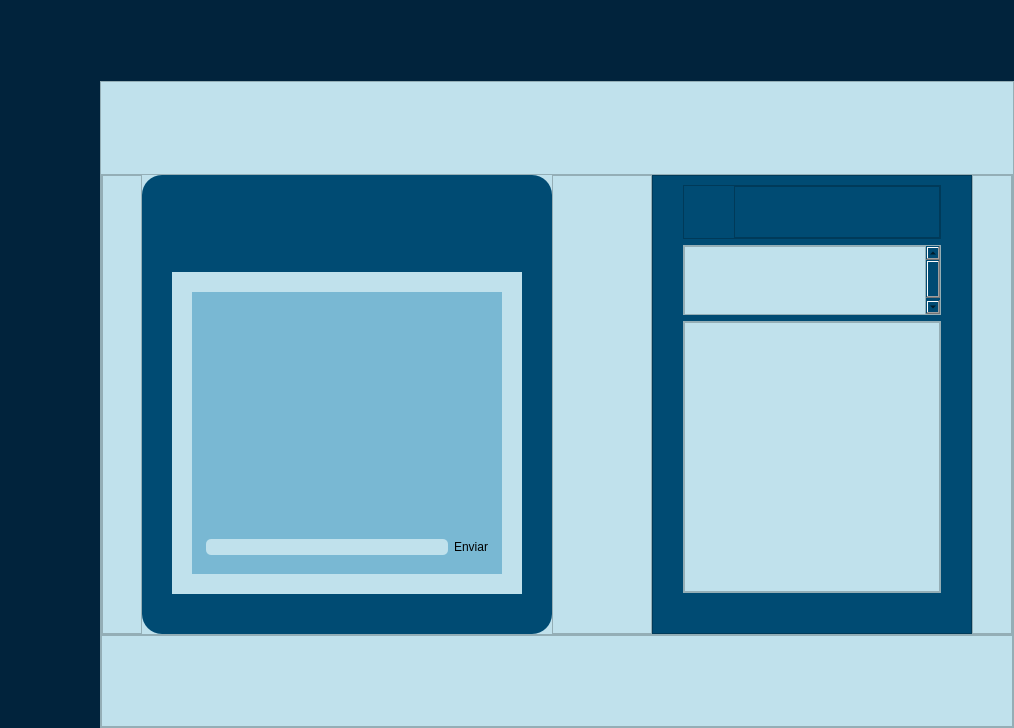
<?xml version="1.0" encoding="UTF-8"?>
<ui version="4.0">
 <class>MainWindow</class>
 <widget class="QMainWindow" name="MainWindow">
  <property name="geometry">
   <rect>
    <x>0</x>
    <y>0</y>
    <width>1014</width>
    <height>728</height>
   </rect>
  </property>
  <property name="windowTitle">
   <string>MainWindow</string>
  </property>
  <widget class="QWidget" name="centralwidget">
   <layout class="QVBoxLayout" name="verticalLayout">
    <property name="spacing">
     <number>0</number>
    </property>
    <property name="leftMargin">
     <number>0</number>
    </property>
    <property name="topMargin">
     <number>0</number>
    </property>
    <property name="rightMargin">
     <number>0</number>
    </property>
    <property name="bottomMargin">
     <number>0</number>
    </property>
    <item>
     <widget class="QFrame" name="frame">
      <property name="styleSheet">
       <string notr="true">background-color: rgb(192, 225, 236);</string>
      </property>
      <property name="frameShape">
       <enum>QFrame::NoFrame</enum>
      </property>
      <property name="frameShadow">
       <enum>QFrame::Plain</enum>
      </property>
      <property name="lineWidth">
       <number>0</number>
      </property>
      <layout class="QHBoxLayout" name="horizontalLayout" stretch="1,10">
       <property name="spacing">
        <number>0</number>
       </property>
       <property name="leftMargin">
        <number>0</number>
       </property>
       <property name="topMargin">
        <number>0</number>
       </property>
       <property name="rightMargin">
        <number>0</number>
       </property>
       <property name="bottomMargin">
        <number>0</number>
       </property>
       <item>
        <widget class="QFrame" name="frame_5">
         <property name="sizePolicy">
          <sizepolicy hsizetype="Preferred" vsizetype="Preferred">
           <horstretch>0</horstretch>
           <verstretch>0</verstretch>
          </sizepolicy>
         </property>
         <property name="layoutDirection">
          <enum>Qt::LeftToRight</enum>
         </property>
         <property name="styleSheet">
          <string notr="true">background-color: rgb(1, 35, 60);</string>
         </property>
         <property name="frameShape">
          <enum>QFrame::NoFrame</enum>
         </property>
         <property name="frameShadow">
          <enum>QFrame::Plain</enum>
         </property>
         <property name="lineWidth">
          <number>0</number>
         </property>
         <layout class="QVBoxLayout" name="verticalLayout_3">
          <property name="spacing">
           <number>0</number>
          </property>
          <property name="sizeConstraint">
           <enum>QLayout::SetDefaultConstraint</enum>
          </property>
          <property name="leftMargin">
           <number>0</number>
          </property>
          <property name="topMargin">
           <number>0</number>
          </property>
          <property name="rightMargin">
           <number>0</number>
          </property>
          <property name="bottomMargin">
           <number>0</number>
          </property>
          <item>
           <widget class="QPushButton" name="botonMenu">
            <property name="sizePolicy">
             <sizepolicy hsizetype="Minimum" vsizetype="Minimum">
              <horstretch>0</horstretch>
              <verstretch>0</verstretch>
             </sizepolicy>
            </property>
            <property name="minimumSize">
             <size>
              <width>100</width>
              <height>100</height>
             </size>
            </property>
            <property name="maximumSize">
             <size>
              <width>16777215</width>
              <height>16777215</height>
             </size>
            </property>
            <property name="styleSheet">
             <string notr="true">QPushButton{
	background-color: transparent;
	border-radius: 0px;
}

QPushButton:hover{
	background-color: rgb(0, 82, 127);
	border-radius: 0px;
}

QPushButton::pressed{
	background-color: rgb(62, 201, 255);
	border-radius: 0px;
}</string>
            </property>
            <property name="text">
             <string/>
            </property>
            <property name="icon">
             <iconset resource="../QRC/imagenesInicioSesion.qrc">
              <normaloff>:/newPrefix/Icons/Exterior.png</normaloff>:/newPrefix/Icons/Exterior.png</iconset>
            </property>
            <property name="iconSize">
             <size>
              <width>100</width>
              <height>100</height>
             </size>
            </property>
            <property name="flat">
             <bool>false</bool>
            </property>
           </widget>
          </item>
          <item>
           <widget class="QPushButton" name="botonGrupos">
            <property name="sizePolicy">
             <sizepolicy hsizetype="Minimum" vsizetype="Minimum">
              <horstretch>0</horstretch>
              <verstretch>0</verstretch>
             </sizepolicy>
            </property>
            <property name="minimumSize">
             <size>
              <width>100</width>
              <height>100</height>
             </size>
            </property>
            <property name="maximumSize">
             <size>
              <width>16777215</width>
              <height>16777215</height>
             </size>
            </property>
            <property name="styleSheet">
             <string notr="true">QPushButton{
	background-color: transparent;
	border-radius: 0px;
}

QPushButton:hover{
	background-color: rgb(0, 82, 127);
	border-radius: 0px;
}

QPushButton::pressed{
	background-color: rgb(62, 201, 255);
	border-radius: 0px;
}</string>
            </property>
            <property name="text">
             <string/>
            </property>
            <property name="icon">
             <iconset resource="../QRC/imagenesInicioSesion.qrc">
              <normaloff>:/newPrefix/Icons/User_Groups_Icon.png</normaloff>:/newPrefix/Icons/User_Groups_Icon.png</iconset>
            </property>
            <property name="iconSize">
             <size>
              <width>100</width>
              <height>100</height>
             </size>
            </property>
            <property name="flat">
             <bool>false</bool>
            </property>
           </widget>
          </item>
          <item>
           <widget class="QPushButton" name="botonChat">
            <property name="sizePolicy">
             <sizepolicy hsizetype="Minimum" vsizetype="Minimum">
              <horstretch>0</horstretch>
              <verstretch>0</verstretch>
             </sizepolicy>
            </property>
            <property name="minimumSize">
             <size>
              <width>100</width>
              <height>100</height>
             </size>
            </property>
            <property name="layoutDirection">
             <enum>Qt::LeftToRight</enum>
            </property>
            <property name="styleSheet">
             <string notr="true">QPushButton{
	background-color: transparent;
	border-radius: 0px;
}

QPushButton:hover{
	background-color: rgb(0, 82, 127);
	border-radius: 0px;
}

QPushButton::pressed{
	background-color: rgb(62, 201, 255);
	border-radius: 0px;
}</string>
            </property>
            <property name="text">
             <string/>
            </property>
            <property name="icon">
             <iconset resource="../QRC/imagenesInicioSesion.qrc">
              <normaloff>:/newPrefix/Icons/Chat_Room_Icon.png</normaloff>:/newPrefix/Icons/Chat_Room_Icon.png</iconset>
            </property>
            <property name="iconSize">
             <size>
              <width>100</width>
              <height>100</height>
             </size>
            </property>
            <property name="checkable">
             <bool>false</bool>
            </property>
            <property name="flat">
             <bool>false</bool>
            </property>
           </widget>
          </item>
          <item>
           <widget class="QPushButton" name="botonCalendario">
            <property name="sizePolicy">
             <sizepolicy hsizetype="Minimum" vsizetype="Minimum">
              <horstretch>0</horstretch>
              <verstretch>0</verstretch>
             </sizepolicy>
            </property>
            <property name="minimumSize">
             <size>
              <width>100</width>
              <height>100</height>
             </size>
            </property>
            <property name="autoFillBackground">
             <bool>false</bool>
            </property>
            <property name="styleSheet">
             <string notr="true">QPushButton{
	background-color: transparent;
	border-radius: 0px;
}

QPushButton:hover{
	background-color: rgb(0, 82, 127);
	border-radius: 0px;
}

QPushButton::pressed{
	background-color: rgb(62, 201, 255);
	border-radius: 0px;
}

</string>
            </property>
            <property name="text">
             <string/>
            </property>
            <property name="icon">
             <iconset resource="../QRC/imagenesInicioSesion.qrc">
              <normaloff>:/newPrefix/Icons/Events_Icon.png</normaloff>:/newPrefix/Icons/Events_Icon.png</iconset>
            </property>
            <property name="iconSize">
             <size>
              <width>100</width>
              <height>100</height>
             </size>
            </property>
            <property name="checkable">
             <bool>false</bool>
            </property>
            <property name="autoExclusive">
             <bool>false</bool>
            </property>
            <property name="autoDefault">
             <bool>false</bool>
            </property>
            <property name="default">
             <bool>false</bool>
            </property>
            <property name="flat">
             <bool>false</bool>
            </property>
           </widget>
          </item>
          <item>
           <widget class="QPushButton" name="configBoton">
            <property name="sizePolicy">
             <sizepolicy hsizetype="Minimum" vsizetype="Minimum">
              <horstretch>0</horstretch>
              <verstretch>0</verstretch>
             </sizepolicy>
            </property>
            <property name="minimumSize">
             <size>
              <width>100</width>
              <height>100</height>
             </size>
            </property>
            <property name="maximumSize">
             <size>
              <width>16777215</width>
              <height>16777215</height>
             </size>
            </property>
            <property name="styleSheet">
             <string notr="true">QPushButton{
	background-color: transparent;
	border-radius: 0px;
}

QPushButton:hover{
	background-color: rgb(0, 82, 127);
	border-radius: 0px;
}

QPushButton::pressed{
	background-color: rgb(62, 201, 255);
	border-radius: 0px;
}</string>
            </property>
            <property name="text">
             <string/>
            </property>
            <property name="icon">
             <iconset resource="../QRC/imagenesInicioSesion.qrc">
              <normaloff>:/newPrefix/Icons/Adjust_Icon.png</normaloff>:/newPrefix/Icons/Adjust_Icon.png</iconset>
            </property>
            <property name="iconSize">
             <size>
              <width>100</width>
              <height>100</height>
             </size>
            </property>
            <property name="flat">
             <bool>false</bool>
            </property>
           </widget>
          </item>
         </layout>
        </widget>
       </item>
       <item>
        <widget class="QFrame" name="frame_2">
         <property name="frameShape">
          <enum>QFrame::NoFrame</enum>
         </property>
         <property name="frameShadow">
          <enum>QFrame::Plain</enum>
         </property>
         <property name="lineWidth">
          <number>0</number>
         </property>
         <layout class="QVBoxLayout" name="verticalLayout_2" stretch="1,8">
          <property name="spacing">
           <number>0</number>
          </property>
          <property name="leftMargin">
           <number>0</number>
          </property>
          <property name="topMargin">
           <number>0</number>
          </property>
          <property name="rightMargin">
           <number>0</number>
          </property>
          <property name="bottomMargin">
           <number>0</number>
          </property>
          <item>
           <widget class="QFrame" name="frame_3">
            <property name="sizePolicy">
             <sizepolicy hsizetype="Preferred" vsizetype="Preferred">
              <horstretch>0</horstretch>
              <verstretch>0</verstretch>
             </sizepolicy>
            </property>
            <property name="minimumSize">
             <size>
              <width>0</width>
              <height>0</height>
             </size>
            </property>
            <property name="autoFillBackground">
             <bool>false</bool>
            </property>
            <property name="styleSheet">
             <string notr="true">background-color: rgb(1, 35, 60);
border-color: transparent;</string>
            </property>
            <property name="frameShape">
             <enum>QFrame::NoFrame</enum>
            </property>
            <property name="frameShadow">
             <enum>QFrame::Plain</enum>
            </property>
            <property name="lineWidth">
             <number>0</number>
            </property>
           </widget>
          </item>
          <item>
           <widget class="QFrame" name="frame_4">
            <property name="styleSheet">
             <string notr="true"/>
            </property>
            <property name="frameShape">
             <enum>QFrame::StyledPanel</enum>
            </property>
            <property name="frameShadow">
             <enum>QFrame::Raised</enum>
            </property>
            <layout class="QVBoxLayout" name="verticalLayout_4" stretch="1,5,1">
             <property name="spacing">
              <number>0</number>
             </property>
             <property name="leftMargin">
              <number>0</number>
             </property>
             <property name="topMargin">
              <number>0</number>
             </property>
             <property name="rightMargin">
              <number>0</number>
             </property>
             <property name="bottomMargin">
              <number>0</number>
             </property>
             <item>
              <widget class="QFrame" name="frame_6">
               <property name="styleSheet">
                <string notr="true"/>
               </property>
               <property name="frameShape">
                <enum>QFrame::NoFrame</enum>
               </property>
               <property name="frameShadow">
                <enum>QFrame::Plain</enum>
               </property>
               <property name="lineWidth">
                <number>0</number>
               </property>
              </widget>
             </item>
             <item>
              <widget class="QFrame" name="frame_7">
               <property name="styleSheet">
                <string notr="true"/>
               </property>
               <property name="frameShape">
                <enum>QFrame::StyledPanel</enum>
               </property>
               <property name="frameShadow">
                <enum>QFrame::Raised</enum>
               </property>
               <layout class="QHBoxLayout" name="horizontalLayout_2" stretch="1,1,1,0,0">
                <property name="spacing">
                 <number>0</number>
                </property>
                <property name="leftMargin">
                 <number>0</number>
                </property>
                <property name="topMargin">
                 <number>0</number>
                </property>
                <property name="rightMargin">
                 <number>0</number>
                </property>
                <property name="bottomMargin">
                 <number>0</number>
                </property>
                <item>
                 <widget class="QFrame" name="frame_9">
                  <property name="sizePolicy">
                   <sizepolicy hsizetype="Fixed" vsizetype="Preferred">
                    <horstretch>0</horstretch>
                    <verstretch>0</verstretch>
                   </sizepolicy>
                  </property>
                  <property name="minimumSize">
                   <size>
                    <width>40</width>
                    <height>0</height>
                   </size>
                  </property>
                  <property name="styleSheet">
                   <string notr="true"/>
                  </property>
                  <property name="frameShape">
                   <enum>QFrame::StyledPanel</enum>
                  </property>
                  <property name="frameShadow">
                   <enum>QFrame::Raised</enum>
                  </property>
                 </widget>
                </item>
                <item>
                 <widget class="QFrame" name="frame_chat">
                  <property name="styleSheet">
                   <string notr="true">background-color: rgb(0, 75, 115);

border-radius: 20px
</string>
                  </property>
                  <property name="frameShape">
                   <enum>QFrame::StyledPanel</enum>
                  </property>
                  <property name="frameShadow">
                   <enum>QFrame::Raised</enum>
                  </property>
                  <layout class="QVBoxLayout" name="verticalLayout_5" stretch="2,8">
                   <property name="leftMargin">
                    <number>30</number>
                   </property>
                   <property name="topMargin">
                    <number>10</number>
                   </property>
                   <property name="rightMargin">
                    <number>30</number>
                   </property>
                   <property name="bottomMargin">
                    <number>40</number>
                   </property>
                   <item>
                    <widget class="QFrame" name="frame_10">
                     <property name="styleSheet">
                      <string notr="true"/>
                     </property>
                     <property name="frameShape">
                      <enum>QFrame::StyledPanel</enum>
                     </property>
                     <property name="frameShadow">
                      <enum>QFrame::Raised</enum>
                     </property>
                     <layout class="QHBoxLayout" name="horizontalLayout_3" stretch="1,3">
                      <property name="spacing">
                       <number>0</number>
                      </property>
                      <property name="leftMargin">
                       <number>0</number>
                      </property>
                      <property name="topMargin">
                       <number>0</number>
                      </property>
                      <property name="rightMargin">
                       <number>0</number>
                      </property>
                      <property name="bottomMargin">
                       <number>0</number>
                      </property>
                      <item>
                       <widget class="QPushButton" name="pushButton_6">
                        <property name="minimumSize">
                         <size>
                          <width>80</width>
                          <height>80</height>
                         </size>
                        </property>
                        <property name="text">
                         <string/>
                        </property>
                        <property name="icon">
                         <iconset resource="../QRC/imagenesInicioSesion.qrc">
                          <normaloff>:/newPrefix/Icons/Chat_Room_Icon.png</normaloff>:/newPrefix/Icons/Chat_Room_Icon.png</iconset>
                        </property>
                        <property name="iconSize">
                         <size>
                          <width>80</width>
                          <height>80</height>
                         </size>
                        </property>
                        <property name="flat">
                         <bool>true</bool>
                        </property>
                       </widget>
                      </item>
                      <item>
                       <widget class="QFrame" name="frame_15">
                        <property name="styleSheet">
                         <string notr="true"/>
                        </property>
                        <property name="frameShape">
                         <enum>QFrame::StyledPanel</enum>
                        </property>
                        <property name="frameShadow">
                         <enum>QFrame::Raised</enum>
                        </property>
                       </widget>
                      </item>
                     </layout>
                    </widget>
                   </item>
                   <item>
                    <widget class="QFrame" name="frame_14">
                     <property name="styleSheet">
                      <string notr="true">background-color: rgb(192, 225, 236);

border-radius: 0px</string>
                     </property>
                     <property name="frameShape">
                      <enum>QFrame::StyledPanel</enum>
                     </property>
                     <property name="frameShadow">
                      <enum>QFrame::Raised</enum>
                     </property>
                     <layout class="QVBoxLayout" name="verticalLayout_6">
                      <property name="leftMargin">
                       <number>20</number>
                      </property>
                      <property name="topMargin">
                       <number>20</number>
                      </property>
                      <property name="rightMargin">
                       <number>20</number>
                      </property>
                      <property name="bottomMargin">
                       <number>20</number>
                      </property>
                      <item>
                       <widget class="QScrollArea" name="scrollArea">
                        <property name="widgetResizable">
                         <bool>true</bool>
                        </property>
                        <widget class="QWidget" name="widget_2">
                         <property name="geometry">
                          <rect>
                           <x>0</x>
                           <y>0</y>
                           <width>310</width>
                           <height>282</height>
                          </rect>
                         </property>
                         <property name="styleSheet">
                          <string notr="true">background-color: rgb(121, 184, 211);</string>
                         </property>
                         <layout class="QVBoxLayout" name="verticalLayout_10" stretch="0">
                          <property name="spacing">
                           <number>5</number>
                          </property>
                          <property name="leftMargin">
                           <number>5</number>
                          </property>
                          <property name="topMargin">
                           <number>5</number>
                          </property>
                          <property name="rightMargin">
                           <number>5</number>
                          </property>
                          <property name="bottomMargin">
                           <number>10</number>
                          </property>
                          <item>
                           <widget class="QGroupBox" name="groupBox">
                            <property name="title">
                             <string/>
                            </property>
                            <layout class="QVBoxLayout" name="verticalLayout_11">
                             <property name="spacing">
                              <number>0</number>
                             </property>
                             <property name="leftMargin">
                              <number>0</number>
                             </property>
                             <property name="topMargin">
                              <number>0</number>
                             </property>
                             <property name="rightMargin">
                              <number>0</number>
                             </property>
                             <property name="bottomMargin">
                              <number>0</number>
                             </property>
                             <item>
                              <widget class="QGroupBox" name="groupBox_3">
                               <property name="title">
                                <string/>
                               </property>
                               <layout class="QVBoxLayout" name="verticalLayout_13">
                                <property name="spacing">
                                 <number>0</number>
                                </property>
                                <property name="leftMargin">
                                 <number>0</number>
                                </property>
                                <property name="topMargin">
                                 <number>0</number>
                                </property>
                                <property name="rightMargin">
                                 <number>0</number>
                                </property>
                                <property name="bottomMargin">
                                 <number>0</number>
                                </property>
                                <item>
                                 <layout class="QVBoxLayout" name="verticalLayout_12" stretch="1">
                                  <property name="spacing">
                                   <number>0</number>
                                  </property>
                                  <property name="topMargin">
                                   <number>0</number>
                                  </property>
                                  <item>
                                   <widget class="QWidget" name="widget" native="true">
                                    <layout class="QVBoxLayout" name="verticalLayout_14">
                                     <property name="spacing">
                                      <number>0</number>
                                     </property>
                                     <property name="leftMargin">
                                      <number>0</number>
                                     </property>
                                     <property name="topMargin">
                                      <number>0</number>
                                     </property>
                                     <property name="rightMargin">
                                      <number>0</number>
                                     </property>
                                     <property name="bottomMargin">
                                      <number>0</number>
                                     </property>
                                     <item>
                                      <widget class="QListWidget" name="chat_listWidget">
                                       <property name="sizeAdjustPolicy">
                                        <enum>QAbstractScrollArea::AdjustIgnored</enum>
                                       </property>
                                       <property name="isWrapping" stdset="0">
                                        <bool>false</bool>
                                       </property>
                                       <property name="resizeMode">
                                        <enum>QListView::Adjust</enum>
                                       </property>
                                       <property name="uniformItemSizes">
                                        <bool>false</bool>
                                       </property>
                                       <property name="wordWrap">
                                        <bool>true</bool>
                                       </property>
                                      </widget>
                                     </item>
                                    </layout>
                                   </widget>
                                  </item>
                                 </layout>
                                </item>
                               </layout>
                              </widget>
                             </item>
                             <item>
                              <widget class="QGroupBox" name="groupBox_2">
                               <property name="sizePolicy">
                                <sizepolicy hsizetype="Preferred" vsizetype="Fixed">
                                 <horstretch>0</horstretch>
                                 <verstretch>0</verstretch>
                                </sizepolicy>
                               </property>
                               <property name="title">
                                <string/>
                               </property>
                               <layout class="QHBoxLayout" name="horizontalLayout_5">
                                <item>
                                 <widget class="QLineEdit" name="message_line_edit">
                                  <property name="styleSheet">
                                   <string notr="true">border-color: rgb(0, 75, 115);
background-color: rgb(192, 225, 236);
border-radius: 5px;</string>
                                  </property>
                                 </widget>
                                </item>
                                <item>
                                 <widget class="QPushButton" name="send_button">
                                  <property name="text">
                                   <string>Enviar</string>
                                  </property>
                                 </widget>
                                </item>
                               </layout>
                              </widget>
                             </item>
                            </layout>
                           </widget>
                          </item>
                         </layout>
                        </widget>
                       </widget>
                      </item>
                     </layout>
                    </widget>
                   </item>
                  </layout>
                 </widget>
                </item>
                <item>
                 <widget class="QFrame" name="frame_11">
                  <property name="sizePolicy">
                   <sizepolicy hsizetype="Maximum" vsizetype="Preferred">
                    <horstretch>0</horstretch>
                    <verstretch>0</verstretch>
                   </sizepolicy>
                  </property>
                  <property name="minimumSize">
                   <size>
                    <width>100</width>
                    <height>0</height>
                   </size>
                  </property>
                  <property name="styleSheet">
                   <string notr="true"/>
                  </property>
                  <property name="frameShape">
                   <enum>QFrame::StyledPanel</enum>
                  </property>
                  <property name="frameShadow">
                   <enum>QFrame::Raised</enum>
                  </property>
                 </widget>
                </item>
                <item>
                 <widget class="QFrame" name="frame_grupos">
                  <property name="styleSheet">
                   <string notr="true">background-color: rgb(0, 75, 115);






</string>
                  </property>
                  <property name="frameShape">
                   <enum>QFrame::StyledPanel</enum>
                  </property>
                  <property name="frameShadow">
                   <enum>QFrame::Raised</enum>
                  </property>
                  <layout class="QVBoxLayout" name="verticalLayout_7" stretch="4,5,20">
                   <property name="leftMargin">
                    <number>30</number>
                   </property>
                   <property name="rightMargin">
                    <number>30</number>
                   </property>
                   <property name="bottomMargin">
                    <number>40</number>
                   </property>
                   <item>
                    <widget class="QFrame" name="frame_16">
                     <property name="styleSheet">
                      <string notr="true"/>
                     </property>
                     <property name="frameShape">
                      <enum>QFrame::StyledPanel</enum>
                     </property>
                     <property name="frameShadow">
                      <enum>QFrame::Raised</enum>
                     </property>
                     <layout class="QHBoxLayout" name="horizontalLayout_4" stretch="1,10">
                      <property name="spacing">
                       <number>0</number>
                      </property>
                      <property name="leftMargin">
                       <number>0</number>
                      </property>
                      <property name="topMargin">
                       <number>0</number>
                      </property>
                      <property name="rightMargin">
                       <number>0</number>
                      </property>
                      <property name="bottomMargin">
                       <number>0</number>
                      </property>
                      <item>
                       <widget class="QPushButton" name="pushButton_7">
                        <property name="minimumSize">
                         <size>
                          <width>50</width>
                          <height>50</height>
                         </size>
                        </property>
                        <property name="text">
                         <string/>
                        </property>
                        <property name="icon">
                         <iconset resource="../QRC/imagenesInicioSesion.qrc">
                          <normaloff>:/newPrefix/Icons/Conferencia.png</normaloff>:/newPrefix/Icons/Conferencia.png</iconset>
                        </property>
                        <property name="iconSize">
                         <size>
                          <width>50</width>
                          <height>50</height>
                         </size>
                        </property>
                        <property name="flat">
                         <bool>true</bool>
                        </property>
                       </widget>
                      </item>
                      <item>
                       <widget class="QFrame" name="frame_12">
                        <property name="styleSheet">
                         <string notr="true"/>
                        </property>
                        <property name="frameShape">
                         <enum>QFrame::StyledPanel</enum>
                        </property>
                        <property name="frameShadow">
                         <enum>QFrame::Raised</enum>
                        </property>
                       </widget>
                      </item>
                     </layout>
                    </widget>
                   </item>
                   <item>
                    <widget class="QScrollArea" name="scrollArea_2">
                     <property name="styleSheet">
                      <string notr="true">background-color: rgb(192, 225, 236);

</string>
                     </property>
                     <property name="widgetResizable">
                      <bool>true</bool>
                     </property>
                     <widget class="QWidget" name="scrollAreaWidgetContents_2">
                      <property name="geometry">
                       <rect>
                        <x>0</x>
                        <y>0</y>
                        <width>239</width>
                        <height>73</height>
                       </rect>
                      </property>
                      <property name="styleSheet">
                       <string notr="true">.</string>
                      </property>
                      <layout class="QVBoxLayout" name="verticalLayout_9">
                       <property name="spacing">
                        <number>0</number>
                       </property>
                       <property name="leftMargin">
                        <number>0</number>
                       </property>
                       <property name="topMargin">
                        <number>0</number>
                       </property>
                       <property name="rightMargin">
                        <number>0</number>
                       </property>
                       <property name="bottomMargin">
                        <number>0</number>
                       </property>
                       <item>
                        <widget class="QListWidget" name="lista_grupos">
                         <property name="styleSheet">
                          <string notr="true"/>
                         </property>
                         <property name="verticalScrollBarPolicy">
                          <enum>Qt::ScrollBarAlwaysOff</enum>
                         </property>
                         <property name="horizontalScrollBarPolicy">
                          <enum>Qt::ScrollBarAlwaysOff</enum>
                         </property>
                         <property name="movement">
                          <enum>QListView::Static</enum>
                         </property>
                         <property name="viewMode">
                          <enum>QListView::ListMode</enum>
                         </property>
                        </widget>
                       </item>
                      </layout>
                     </widget>
                    </widget>
                   </item>
                   <item>
                    <widget class="QScrollArea" name="scrollArea_3">
                     <property name="styleSheet">
                      <string notr="true">background-color: rgb(192, 225, 236);

</string>
                     </property>
                     <property name="widgetResizable">
                      <bool>true</bool>
                     </property>
                     <widget class="QWidget" name="scrollAreaWidgetContents_3">
                      <property name="geometry">
                       <rect>
                        <x>0</x>
                        <y>0</y>
                        <width>256</width>
                        <height>269</height>
                       </rect>
                      </property>
                      <layout class="QVBoxLayout" name="verticalLayout_8">
                       <property name="spacing">
                        <number>0</number>
                       </property>
                       <property name="leftMargin">
                        <number>0</number>
                       </property>
                       <property name="topMargin">
                        <number>0</number>
                       </property>
                       <property name="rightMargin">
                        <number>0</number>
                       </property>
                       <property name="bottomMargin">
                        <number>0</number>
                       </property>
                       <item>
                        <widget class="QListWidget" name="lista_miembros"/>
                       </item>
                      </layout>
                     </widget>
                    </widget>
                   </item>
                  </layout>
                 </widget>
                </item>
                <item>
                 <widget class="QFrame" name="frame_13">
                  <property name="sizePolicy">
                   <sizepolicy hsizetype="Preferred" vsizetype="MinimumExpanding">
                    <horstretch>0</horstretch>
                    <verstretch>30</verstretch>
                   </sizepolicy>
                  </property>
                  <property name="minimumSize">
                   <size>
                    <width>40</width>
                    <height>0</height>
                   </size>
                  </property>
                  <property name="styleSheet">
                   <string notr="true"/>
                  </property>
                  <property name="frameShape">
                   <enum>QFrame::StyledPanel</enum>
                  </property>
                  <property name="frameShadow">
                   <enum>QFrame::Raised</enum>
                  </property>
                 </widget>
                </item>
               </layout>
              </widget>
             </item>
             <item>
              <widget class="QFrame" name="frame_8">
               <property name="styleSheet">
                <string notr="true"/>
               </property>
               <property name="frameShape">
                <enum>QFrame::StyledPanel</enum>
               </property>
               <property name="frameShadow">
                <enum>QFrame::Raised</enum>
               </property>
              </widget>
             </item>
            </layout>
           </widget>
          </item>
         </layout>
        </widget>
       </item>
      </layout>
     </widget>
    </item>
   </layout>
  </widget>
 </widget>
 <resources>
  <include location="../QRC/imagenesInicioSesion.qrc"/>
 </resources>
 <connections/>
</ui>
